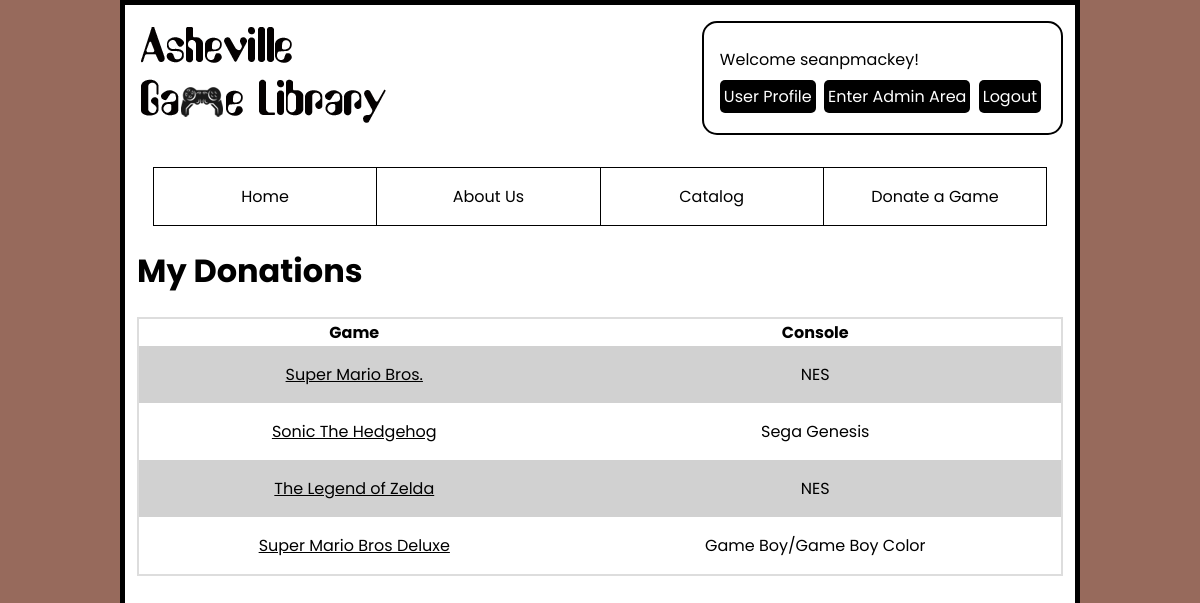
/profile/mydonations.php (signed in), run on the app's committed database.
### tables this page shows
CREATE TABLE `users_usr` (
  `id` int(11) NOT NULL,
  `fname_usr` varchar(255) NOT NULL,
  `lname_usr` varchar(255) NOT NULL,
  `username_usr` varchar(255) NOT NULL,
  `email_usr` varchar(255) NOT NULL,
  `hashed_password_usr` varchar(255) NOT NULL,
  `street_address_usr` varchar(255) NOT NULL,
  `city_usr` varchar(255) NOT NULL,
  `zip_usr` varchar(255) NOT NULL,
  `id_sta_usr` int(11) NOT NULL,
  `user_level_usr` enum('user','admin') NOT NULL
);

CREATE TABLE `inventory_inv` (
  `id` int(11) NOT NULL,
  `id_gme_inv` int(11) DEFAULT NULL,
  `id_con_inv` int(11) DEFAULT NULL,
  `condition_inv` enum('Like New','Great','Good','Acceptable','Poor') NOT NULL,
  `id_usr_inv` int(11) DEFAULT NULL,
  `id_usrdonator_inv` int(11) DEFAULT NULL,
  `available_inv` tinyint(1) NOT NULL,
  `available_after_inv` date NOT NULL
);

CREATE TABLE `games_gme` (
  `id` int(11) NOT NULL,
  `name_gme` varchar(255) NOT NULL,
  `id_age_gme` int(11) DEFAULT NULL,
  `id_gnr_gme` int(11) DEFAULT NULL,
  `id_cmppub_gme` int(11) DEFAULT NULL
);

CREATE TABLE `consoles_con` (
  `id` int(11) NOT NULL,
  `name_con` varchar(255) NOT NULL
);

### private/functions.php (called while the page is built, shortened)
<?php
function url_for($script_path) {
  if($script_path[0] != '/') {
    $script_path = "/" . $script_path;
  }
  return WWW_ROOT . $script_path;
}
function u($string="") {
  return urlencode($string);
}
function h($string="") {
  return htmlspecialchars($string);
}
?>

### private/initialize.php (called while the page is built, shortened)
<?php
  require_once('functions.php');
  $session = new Session;
?>

### private/classes/Session.class.php (called while the page is built, shortened)
<?php
class Session {
    private $user_id;
    private $last_login;
    public function is_logged_in() {
        return isset($this->user_id) && $this->last_login_is_recent();
    }
    private function check_stored_login() {
        if(isset($_SESSION['user_id'])) {
            $this->user_id = $_SESSION['user_id'];
            $this->username = $_SESSION['username'];
            $this->last_login = $_SESSION['last_login'];
            $this->user_level = $_SESSION['user_level'];
        }
    }
    private function last_login_is_recent() {
      if(!isset($this->last_login)){
        return false;
      } elseif($this->last_login + self::MAX_LOGIN_AGE < time() || !User::find_by_id($this->user_id)) {
        $this->logout();
        return false;
      } else {
        return true;
      }
    }
}

### private/classes/DatabaseObject.class.php (called while the page is built, shortened)
<?php
class DatabaseObject {
  static protected $database;
  static protected $table_name = "";
  static public function set_database($database) {
    self::$database = $database;
  }
  static public function find_by_sql($sql) {
    $result = self::$database->query($sql);
    $object_array = [];
    while($record = $result->fetch_assoc()) {
      $object_array[] = static::instantiate($record);
    }
    return $object_array;
  }
  static public function find_by_id($id) {
    $sql = "SELECT * FROM " . static::$table_name . " ";
    $sql .= "WHERE id='" . self::$database->escape_string($id) . "'";
    $obj_array = static::find_by_sql($sql);
    if(!empty($obj_array)) {
      return array_shift($obj_array);
    } else {
      return false;
    }
  }
  static protected function instantiate($record) {
    $object = new static;
    foreach($record as $property => $value) {
      if(property_exists($object, $property)) {
        $object->$property = $value;
      }
    }
    return $object;
  }
}
?>

### private/status_error_functions.php (called while the page is built, shortened)
<?php
function require_login() {
  global $session;
  if(!$session->is_logged_in()){
    redirect_to(url_for('login.php'));
  }
}
?>

### private/classes/User.class.php (called while the page is built, shortened)
<?php
class User extends DatabaseObject {
  static protected $table_name = "users_usr";
  public $id;
  static public function find_by_username($username_usr) {
    $sql = "SELECT * FROM " . static::$table_name . " ";
    $sql .= "WHERE username_usr ='" . self::$database->escape_string($username_usr) . "'";
    $obj_array = static::find_by_sql($sql);
    if(!empty($obj_array)) {
      return array_shift($obj_array);
    } else {
      return false;
    }
  }
  public function getDonations() {
    $sql = "SELECT * FROM inventory_inv WHERE id_usrdonator_inv ='" . $this->id . "'";
    $result = InventoryItem::find_by_sql($sql);
    return $result;
  }
}
?>

### private/classes/InventoryItem.class.php (called while the page is built, shortened)
<?php
class InventoryItem extends DatabaseObject {
  public $id_gme_inv;
  public $id_con_inv;
  public function __construct($args=[]) {
    $this->id_gme_inv = $args['id_gme_inv'] ?? '';
    $this->id_con_inv = $args['id_con_inv'] ?? '';
  }
  public function getGame() {
    $sql = "SELECT name_gme FROM games_gme WHERE id='" . $this->id_gme_inv . "'";
    $result = self::$database->query($sql);
    $result = $result->fetch_assoc();
    return $result['name_gme'];
  }
  public function getConsole() {
    $sql = "SELECT name_con FROM consoles_con WHERE id='" . $this->id_con_inv . "'";
    $result = self::$database->query($sql);
    $result = $result->fetch_assoc();
    return $result['name_con'];
  }
}
?>

### profile/mydonations.php (the view, shortened to what this page needs)
<?php require_once('../private/initialize.php'); ?>
<?php
include(SHARED_PATH . '/user_header.php');
$user = User::find_by_username($session->username);
$donations = $user->getDonations();
?>
<main>
  <h1>My Donations</h1>
  <div class="table">
  	<table>
      <tr>
        <th>Game</th>
        <th>Console</th>
      </tr>
      <?php foreach($donations as $item) { ?>
        <tr>
          <td><a href="<?= url_for('catalog/view.php?id=' . h(u($item->id)));?>"> <?= h($item->getGame()); ?></td>
          <td><?= h($item->getConsole()); ?></td>
    	  </tr>
      <?php } ?>
  	</table>
  </div>
</main>
<?php include(SHARED_PATH . '/user_footer.php');

### private/shared/user_header.php (shortened to what this page needs)
<!DOCTYPE html>
<html lang="en">
  <head>
    <link rel="stylesheet" media="all" href="<?php echo url_for('/stylesheets/css.css'); ?>">
  </head>
  <body>
    <div id="content-wrapper">
    <header role="banner">
      <a href="<?php echo url_for('index.php'); ?>"><img src="<?= url_for('images/logo.png')?>" alt="AshevilleGame Library Logo" width="249" height="96"></a>
      <?php
        require_login();
        echo "<div id='user_links'>";
        echo "<span>Welcome ". h($session->username) . "!</span><br>";
        echo "<a href='". url_for("/profile") ."'>User Profile</a> ";
        if($session->user_level == 'admin'){
          echo "<a href='". url_for("/admin") ."'>Enter Admin Area</a> ";
        }
        echo "<a href='". url_for("logout.php") ."'>Logout</a><br>";
        echo "</div>";
      ?>
    </header>
    <nav role="navigation">
      <?php
      include(SHARED_PATH . "/navbar.php");
      ?>
    </nav>

### stylesheets/css.css (style rules this page uses)
:root { --main-bg-color: rgb(151, 106, 92); --main-bg-color-hover: #c8c8c8; --main-text-color: #000; --main-link-color: #000; --alternate-bg-color: #d1d1d1; }
* { box-sizing: border-box; }
html { font: 16px 'Poppins', sans-serif; }
body { background-color: var(--main-bg-color); margin: 0; }
#content-wrapper { background-color: #fff; border: 5px solid #000; color: #000; margin: 0 auto 0; min-height: 100vh; overflow: hidden; padding: 0 .75rem 1rem; width: 80%; }
img { height: auto; max-width: 100%; }
a { color: var(--main-link-color); }
header { align-items: center; display: flex; justify-content: space-between; }
#user_links { border: 2px solid #000; border-radius: 15px; margin: 1rem 0; padding: 1rem; text-align: left; }
#user_links span { display: inline-block; margin: .5rem 0; }
#user_links a { background-color: #000; color: #fff; border-radius: 5px; display: inline-block; margin-bottom: .25rem; margin-right: .25rem; padding: .25rem; text-decoration: none; }
nav { text-align: center; }
.table { border: 1px solid #ddd; overflow-x: auto; }
table { border: 1px solid #ddd; border-collapse: collapse; text-align: center; width: 100%; }
tr:nth-child(even) { background-color: var(--alternate-bg-color); }
th { width: auto; }
td { padding: 1rem .5rem; width: auto; }
@media screen and (max-width: 1200px) { #content-wrapper { font-size: calc(10px + (16 - 10) * (100vw - 320px) / (1200 - 320)); } }

### data on the page
users_usr: username_usr "seanpmackey"
inventory_inv: id_gme_inv.name_gme "Super Mario Bros.", id_con_inv.name_con "NES"
inventory_inv: id_gme_inv.name_gme "Sonic The Hedgehog", id_con_inv.name_con "Sega Genesis"
inventory_inv: id_gme_inv.name_gme "The Legend of Zelda", id_con_inv.name_con "NES"
inventory_inv: id_gme_inv.name_gme "Super Mario Bros Deluxe", id_con_inv.name_con "Game Boy/Game Boy Color"
